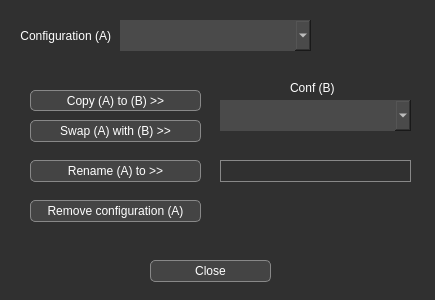
<?xml version="1.0" encoding="UTF-8"?>
<ui version="4.0">
 <class>ManageMainDialog</class>
 <widget class="QDialog" name="ManageMainDialog">
  <property name="geometry">
   <rect>
    <x>0</x>
    <y>0</y>
    <width>435</width>
    <height>300</height>
   </rect>
  </property>
  <property name="minimumSize">
   <size>
    <width>435</width>
    <height>300</height>
   </size>
  </property>
  <property name="maximumSize">
   <size>
    <width>435</width>
    <height>300</height>
   </size>
  </property>
  <property name="windowTitle">
   <string>Main Configuration Manager</string>
  </property>
  <property name="styleSheet">
   <string notr="true">QMenuBar::item {background:#333333; color:#e0e0e0;}
QMenuBar::item:selected {background:#505050;}
QMenuBar::item:!enabled{background:#333333;color:#808080;}
QMenu::item:selected {background:#505050;}
QMenu::item:!enabled {background:#333333;color:#808080;}
QWidget {background-color:#303030; color:white;border:0px;}
QComboBox {background-color:#4A4A4A;}
QComboBox:hover{background-color:#405080;}
QComboBox:!enabled{background-color:#202020;color:#808080;}
QPushButton{background-color:#444;border:1px solid #888;width:80px; height:20px;border-radius:5px;}
QPushButton:!enabled{background-color:#202020;color:#808080}
QPushButton:hover{background-color:#405080;}
QPushButton:pressed {background:#505020;border:1px inset #222;}
QCheckBox:!enabled{color:#808080;}
QCheckBox::indicator:!enabled{background-color:#808080;color:#808080;}
QGroupBox{border:1px solid #407090; color:#407090;}
QSpinBox:!enabled {color:#777;}
QDoubleSpinBox:!enabled {color:#777;}
QGroupBox {background-color: rgba(60, 60, 60, 100);}
QLabel {background-color: rgba(0, 0, 0, 0);}
QLineEdit {border:1px solid #888;}</string>
  </property>
  <widget class="QPushButton" name="renamePushButton">
   <property name="geometry">
    <rect>
     <x>30</x>
     <y>160</y>
     <width>171</width>
     <height>22</height>
    </rect>
   </property>
   <property name="sizePolicy">
    <sizepolicy hsizetype="Expanding" vsizetype="Expanding">
     <horstretch>1</horstretch>
     <verstretch>1</verstretch>
    </sizepolicy>
   </property>
   <property name="text">
    <string>Rename (A) to &gt;&gt;</string>
   </property>
  </widget>
  <widget class="QComboBox" name="confAComboBox">
   <property name="geometry">
    <rect>
     <x>120</x>
     <y>20</y>
     <width>191</width>
     <height>31</height>
    </rect>
   </property>
   <property name="sizePolicy">
    <sizepolicy hsizetype="Expanding" vsizetype="Expanding">
     <horstretch>0</horstretch>
     <verstretch>1</verstretch>
    </sizepolicy>
   </property>
  </widget>
  <widget class="QLabel" name="label_2">
   <property name="geometry">
    <rect>
     <x>20</x>
     <y>20</y>
     <width>91</width>
     <height>31</height>
    </rect>
   </property>
   <property name="sizePolicy">
    <sizepolicy hsizetype="Expanding" vsizetype="Expanding">
     <horstretch>0</horstretch>
     <verstretch>0</verstretch>
    </sizepolicy>
   </property>
   <property name="text">
    <string>Configuration (A)</string>
   </property>
   <property name="alignment">
    <set>Qt::AlignRight|Qt::AlignTrailing|Qt::AlignVCenter</set>
   </property>
  </widget>
  <widget class="QComboBox" name="confBComboBox">
   <property name="geometry">
    <rect>
     <x>220</x>
     <y>100</y>
     <width>191</width>
     <height>31</height>
    </rect>
   </property>
   <property name="sizePolicy">
    <sizepolicy hsizetype="Expanding" vsizetype="Fixed">
     <horstretch>4</horstretch>
     <verstretch>0</verstretch>
    </sizepolicy>
   </property>
   <property name="minimumSize">
    <size>
     <width>0</width>
     <height>0</height>
    </size>
   </property>
   <property name="maximumSize">
    <size>
     <width>16777215</width>
     <height>100</height>
    </size>
   </property>
  </widget>
  <widget class="QPushButton" name="copyPushButton">
   <property name="geometry">
    <rect>
     <x>30</x>
     <y>90</y>
     <width>171</width>
     <height>21</height>
    </rect>
   </property>
   <property name="sizePolicy">
    <sizepolicy hsizetype="Expanding" vsizetype="Expanding">
     <horstretch>5</horstretch>
     <verstretch>1</verstretch>
    </sizepolicy>
   </property>
   <property name="text">
    <string>Copy (A) to (B) &gt;&gt;</string>
   </property>
  </widget>
  <widget class="QLineEdit" name="renameLineEdit">
   <property name="geometry">
    <rect>
     <x>220</x>
     <y>160</y>
     <width>191</width>
     <height>22</height>
    </rect>
   </property>
   <property name="sizePolicy">
    <sizepolicy hsizetype="Expanding" vsizetype="Expanding">
     <horstretch>1</horstretch>
     <verstretch>0</verstretch>
    </sizepolicy>
   </property>
  </widget>
  <widget class="QPushButton" name="deletePushButton">
   <property name="geometry">
    <rect>
     <x>30</x>
     <y>200</y>
     <width>171</width>
     <height>22</height>
    </rect>
   </property>
   <property name="sizePolicy">
    <sizepolicy hsizetype="Expanding" vsizetype="Expanding">
     <horstretch>1</horstretch>
     <verstretch>1</verstretch>
    </sizepolicy>
   </property>
   <property name="text">
    <string>Remove configuration (A)</string>
   </property>
  </widget>
  <widget class="QPushButton" name="closePushButton">
   <property name="geometry">
    <rect>
     <x>150</x>
     <y>260</y>
     <width>121</width>
     <height>22</height>
    </rect>
   </property>
   <property name="sizePolicy">
    <sizepolicy hsizetype="Expanding" vsizetype="Expanding">
     <horstretch>1</horstretch>
     <verstretch>1</verstretch>
    </sizepolicy>
   </property>
   <property name="text">
    <string>Close</string>
   </property>
  </widget>
  <widget class="QPushButton" name="swapPushButton">
   <property name="geometry">
    <rect>
     <x>30</x>
     <y>120</y>
     <width>171</width>
     <height>22</height>
    </rect>
   </property>
   <property name="sizePolicy">
    <sizepolicy hsizetype="Expanding" vsizetype="Expanding">
     <horstretch>1</horstretch>
     <verstretch>1</verstretch>
    </sizepolicy>
   </property>
   <property name="text">
    <string>Swap (A) with (B) &gt;&gt;</string>
   </property>
  </widget>
  <widget class="QLabel" name="label">
   <property name="geometry">
    <rect>
     <x>290</x>
     <y>80</y>
     <width>71</width>
     <height>16</height>
    </rect>
   </property>
   <property name="sizePolicy">
    <sizepolicy hsizetype="Preferred" vsizetype="Preferred">
     <horstretch>1</horstretch>
     <verstretch>0</verstretch>
    </sizepolicy>
   </property>
   <property name="text">
    <string>Conf (B)</string>
   </property>
  </widget>
 </widget>
 <resources/>
 <connections/>
</ui>
